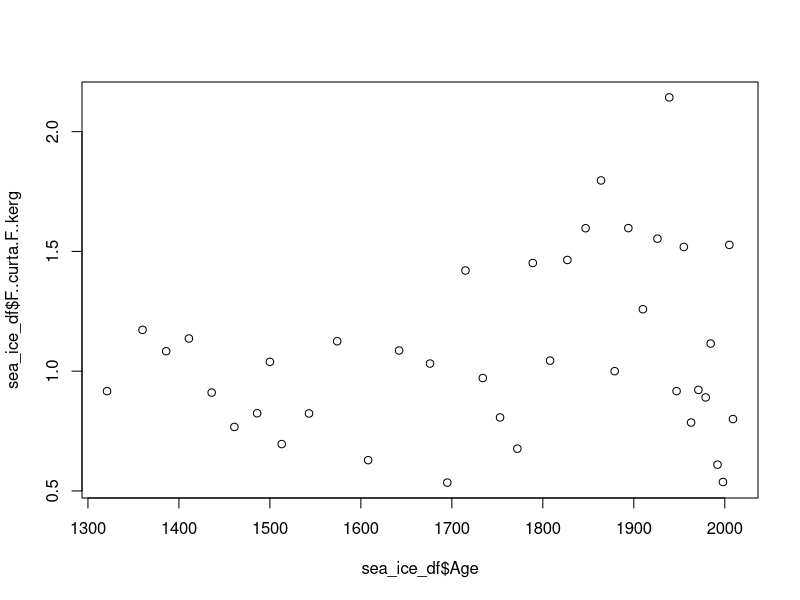
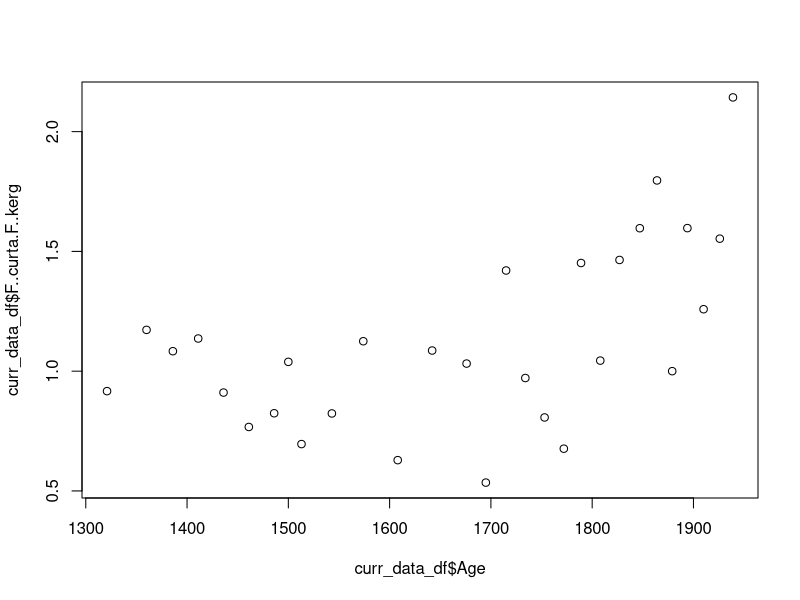

Generate these figures, in order, with R:
# Import data (Note: the path needs to be set to point to the data)
setwd("/Users/imogenbrowne/Dropbox/Imogen/GRL paper/9_21_GRL/Stats Analyses/git_repository/")
sea_ice_df = read.csv("diatom_sea_ice.csv")
plot(sea_ice_df$Age, sea_ice_df$F..curta.F..kerg)

# Manually subsets the data to a given range
curr_data_df = subset(sea_ice_df,(sea_ice_df$Age>1300) & 
                        (sea_ice_df$Age<1940))

# Plot current data
plot(curr_data_df$Age,curr_data_df$F..curta.F..kerg)

# Run the linear regression
curr_regression = lm(F..curta.F..kerg ~ Age, curr_data_df)
summary(curr_regression) # Look at results


